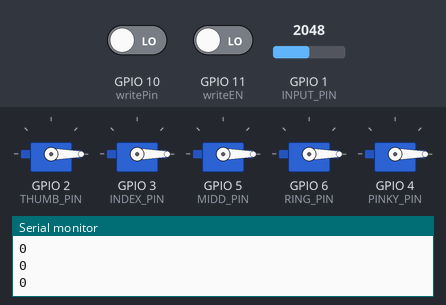
Bench run of a sketch on a simulated ESP32-S3. Parts: 5 × servo, the last lines printed to the serial monitor. The inputs (shaded band) are chosen by the test bench; at power-on: GPIO 1 (INPUT_PIN) = 2048, GPIO 11 (writeEN) LOW, GPIO 10 (writePin) LOW.

Above: at 1.2 s.
1.3 s: GPIO 1 (INPUT_PIN) set to 2171
At 1.9 s:
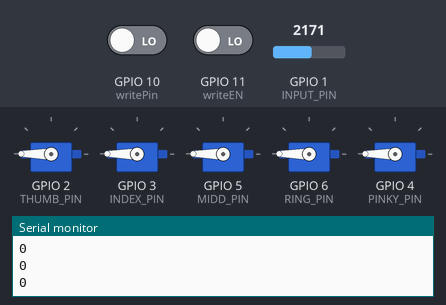
3.0 s: GPIO 11 (writeEN) driven HIGH
At 3.12 s:
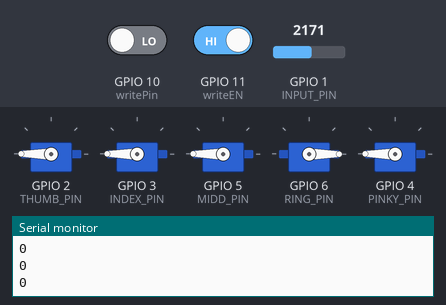
4.7 s: GPIO 10 (writePin) driven HIGH
At 6.0 s:
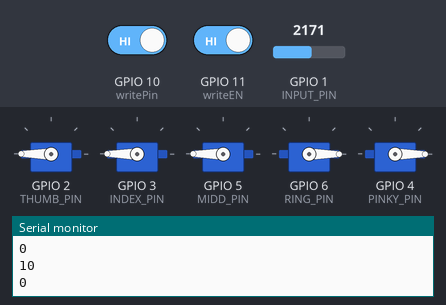
6.5 s: GPIO 10 (writePin) driven LOW
At 8.0 s:
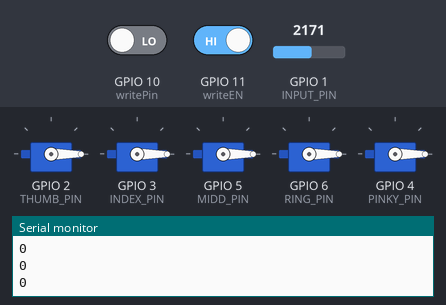
Timing chart, 0 to 9.2 s (numbered marks = the images above; inputs shaded):
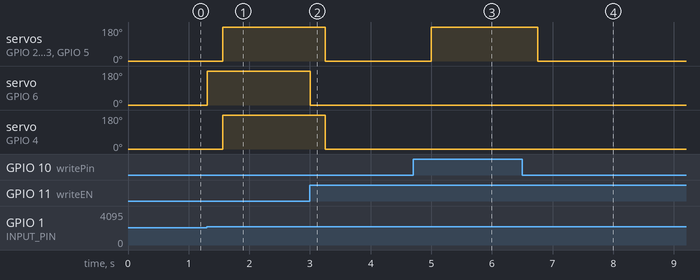

The sketch:

Prosthetic_hand.ino
```cpp
// Claw Controller - BioAmp EXG Pill
// Use for Bionic (wolverine) claw as well
// https://github.com/upsidedownlabs/BioAmp-EXG-Pill

// Upside Down Labs invests time and resources providing this open source code,
// please support Upside Down Labs and open-source hardware by purchasing
// products from Upside Down Labs!

// Copyright (c) 2021 - 2023 Upside Down Labs - contact@upsidedownlabs.tech

// Permission is hereby granted, free of charge, to any person obtaining a copy
// of this software and associated documentation files (the "Software"), to deal
// in the Software without restriction, including without limitation the rights
// to use, copy, modify, merge, publish, distribute, sublicense, and/or sell
// copies of the Software, and to permit persons to whom the Software is
// furnished to do so, subject to the following conditions:

// The above copyright notice and this permission notice shall be included in all
// copies or substantial portions of the Software.

// THE SOFTWARE IS PROVIDED "AS IS", WITHOUT WARRANTY OF ANY KIND, EXPRESS OR
// IMPLIED, INCLUDING BUT NOT LIMITED TO THE WARRANTIES OF MERCHANTABILITY,
// FITNESS FOR A PARTICULAR PURPOSE AND NONINFRINGEMENT. IN NO EVENT SHALL THE
// AUTHORS OR COPYRIGHT HOLDERS BE LIABLE FOR ANY CLAIM, DAMAGES OR OTHER
// LIABILITY, WHETHER IN AN ACTION OF CONTRACT, TORT OR OTHERWISE, ARISING FROM,
// OUT OF OR IN CONNECTION WITH THE SOFTWARE OR THE USE OR OTHER DEALINGS IN THE
// SOFTWARE.

#if defined(ESP32)
  // For ESP32 Servo library
  #include <ESP32Servo.h>
#else
  // Arduino Servo library
  #include <Servo.h>
#endif

// Samples per second
#define SAMPLE_RATE 500

// Make sure to set the same baud rate on your Serial Monitor/Plotter
#define BAUD_RATE 115200

// Change if not using A0 analog pin
#define INPUT_PIN A0

// envelopeee buffer size
// High value -> smooth but less responsive
// Low value -> not smooth but responsive
#define BUFFER_SIZE 64

// Initializing 5 servo fingers
Servo thumb;
Servo index;
Servo midd;
Servo ring;
Servo pinky;

// Servo pin (Change as per your connection)
#define THUMB_PIN 2
#define INDEX_PIN 3
#define MIDD_PIN 5
#define RING_PIN 6
#define PINKY_PIN 4

// Pin for writing
#define writePin 10
#define writeEN 11

// EMG Threshold value, different for each user
// Check by plotting EMG envelopee data on Serial plotter
#define EMG_THRESHOLD 0

// Servo open & close angles
#define SERVO_OPEN 0
#define SERVO_CLOSE 180

// EMG Envelope baseline value
// Minimum value without flexing hand
#define EMG_ENVELOPE_BASELINE 4

// EMG Envelope divider
// Minimum value increase required to turn on a single LED
#define EMG_ENVELOPE_DIVIDER 4


Servo servo;
// Servo toggle flag
bool flag = 0;
// Last gesture timestamp
unsigned long lastGestureTime = 0;
// Delay between two actions
unsigned long gestureDelay = 240;

int circular_buffer[BUFFER_SIZE];
int data_index, sum;

// Muscle BioAmp Shield v0.3 LED pin numbers in-order
// int led_bar[] = {8, 9, 10, 11, 12, 13};
// int total_leds = sizeof(led_bar) / sizeof(led_bar[0]);

void setup() {
  // Serial connection begin
  Serial.begin(BAUD_RATE);
  // Initialize all the led_bar
    // for (int i = 0; i < total_leds; i++) {
    //   pinMode(led_bar[i], OUTPUT);
    // }
    pinMode(writePin,INPUT);
    pinMode(writeEN,INPUT);

   thumb.attach(THUMB_PIN);
   thumb.write(0);
   index.attach(INDEX_PIN);
   index.write(0);
   midd.attach(MIDD_PIN);
   midd.write(0);
   ring.attach(RING_PIN);
   ring.write(0);
   pinky.attach(PINKY_PIN);
   pinky.write(0);
}

void loop() {
  // Calculate elapsed time
  static unsigned long past = 0;
  unsigned long present = micros();
  unsigned long interval = present - past;
  past = present;

  // Run timer
  static long timer = 0;
  timer -= interval;

  // Sample and get envelope
  if(timer < 0) {
    timer += 1000000 / SAMPLE_RATE;

    // RAW EMG Values
    int sensor_value = analogRead(INPUT_PIN);

    // Filtered EMG
    int signal = EMGFilter(sensor_value);

    // EMG envelopee
    int envelope = getEnvelope(abs(signal));

    // Update LED bar graph
    // for(int i = 0; i<=total_leds; i++){
    //   if(i>(envelope/EMG_ENVELOPE_DIVIDER - EMG_ENVELOPE_BASELINE)){
    //       digitalWrite(led_bar[i], LOW);
    //   } else {
    //       digitalWrite(led_bar[i], HIGH);
    //   }
    // }
    int writePin_value=digitalRead(writePin);
    int write_value=digitalRead(writeEN);
    if(write_value==HIGH){
      if(writePin_value==HIGH){
            // Close all servos
          ring.write(0);
          delay(250);
          thumb.write(180);
          index.write(180);
          midd.write(180);
          pinky.write(0);
          delay(100);
          Serial.println(writePin);
      }
      else{
        ring.write(0);
        delay(250);
        thumb.write(0);
        index.write(0);
        midd.write(0);
        pinky.write(0);
          flag = 0;
          lastGestureTime = millis();
          delay(100);
      }

    }
    else{
      if(envelope > EMG_THRESHOLD) {
        if((millis() - lastGestureTime) > gestureDelay){
        if(flag == 1){
          ring.write(0);
          delay(250);
          thumb.write(0);
          index.write(0);
          midd.write(0);
          pinky.write(0);

          flag = 0;
          lastGestureTime = millis();
          delay(100);
        }
        else {
          // Close all servos
          ring.write(180);
          delay(250);
          thumb.write(180);
          index.write(180);
          midd.write(180);
          pinky.write(180);
          flag = 1;
          lastGestureTime = millis();
          delay(100);
        }
        }
      }
    }


    // EMG Raw signal
    // Serial.print(signal);
    // // Data seprator
    // Serial.print(",");
    // EMG envelopeee
    Serial.println(envelope);

  }
}

// envelope detection algorithm
int getEnvelope(int abs_emg){
  sum -= circular_buffer[data_index];
  sum += abs_emg;
  circular_buffer[data_index] = abs_emg;
  data_index = (data_index + 1) % BUFFER_SIZE;
  return (sum/BUFFER_SIZE) * 2;
}

// Band-Pass Butterworth IIR digital filter, generated using filter_gen.py.
// Sampling rate: 500.0 Hz, frequency: [74.5, 149.5] Hz.
// Filter is order 4, implemented as second-order sections (biquads).
// Reference:
// https://docs.scipy.org/doc/scipy/reference/generated/scipy.signal.butter.html
// https://courses.ideate.cmu.edu/16-223/f2020/Arduino/FilterDemos/filter_gen.py
float EMGFilter(float input)
{
  float output = input;
  {
    static float z1, z2; // filter section state
    float x = output - 0.05159732*z1 - 0.36347401*z2;
    output = 0.01856301*x + 0.03712602*z1 + 0.01856301*z2;
    z2 = z1;
    z1 = x;
  }
  {
    static float z1, z2; // filter section state
    float x = output - -0.53945795*z1 - 0.39764934*z2;
    output = 1.00000000*x + -2.00000000*z1 + 1.00000000*z2;
    z2 = z1;
    z1 = x;
  }
  {
    static float z1, z2; // filter section state
    float x = output - 0.47319594*z1 - 0.70744137*z2;
    output = 1.00000000*x + 2.00000000*z1 + 1.00000000*z2;
    z2 = z1;
    z1 = x;
  }
  {
    static float z1, z2; // filter section state
    float x = output - -1.00211112*z1 - 0.74520226*z2;
    output = 1.00000000*x + -2.00000000*z1 + 1.00000000*z2;
    z2 = z1;
    z1 = x;
  }
  return output;
}
```

Measured:
- the behaviour switches between 2099 and 2100 on GPIO 1 (INPUT_PIN) (found by bisection; images 0 and 1)
- after the input at 1.3 s, servo on GPIO 2 (THUMB_PIN), servo on GPIO 3 (INDEX_PIN), servo on GPIO 5 (MIDD_PIN), servo on GPIO 4 (PINKY_PIN): 0° → 180° after 0.26 s; servo on GPIO 6 (RING_PIN): 0° → 180° at once
- after the input at 3.0 s, servo on GPIO 2 (THUMB_PIN), servo on GPIO 3 (INDEX_PIN), servo on GPIO 5 (MIDD_PIN), servo on GPIO 4 (PINKY_PIN): 180° → 0° after 0.25 s; servo on GPIO 6 (RING_PIN): 180° → 0° at once
- after the input at 4.7 s, servo on GPIO 2 (THUMB_PIN), servo on GPIO 3 (INDEX_PIN), servo on GPIO 5 (MIDD_PIN): 0° → 180° after 0.30 s
- after the input at 6.5 s, servo on GPIO 2 (THUMB_PIN), servo on GPIO 3 (INDEX_PIN), servo on GPIO 5 (MIDD_PIN): 180° → 0° after 0.25 s
